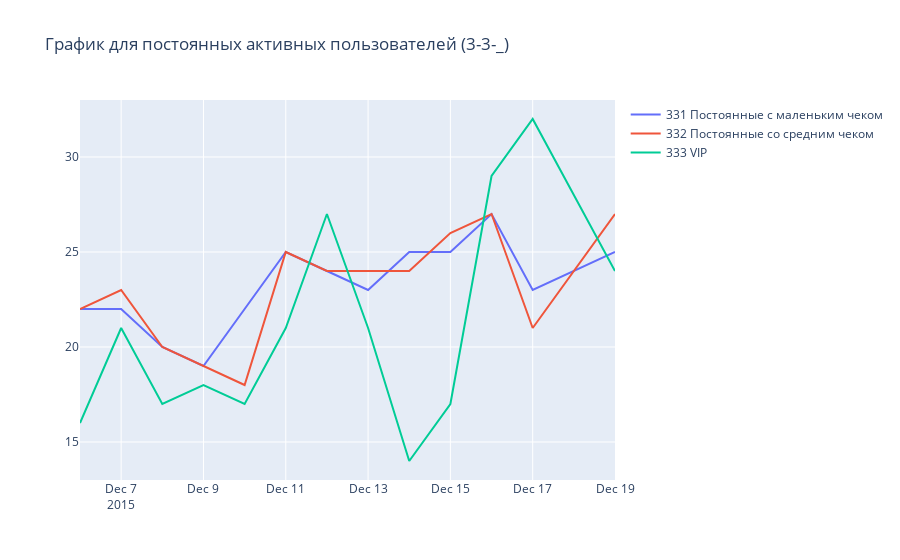

Notebook code cell kept with this figure:
### Code cell
import seaborn as sns
import plotly.graph_objs as go

fig = go.Figure()
fig.add_trace(go.Scatter(x=view2order_days.index, y=view2order_days['331 Постоянные с маленьким чеком'], 
                    mode='lines',
                    name='331 Постоянные с маленьким чеком'))
fig.add_trace(go.Scatter(x=view2order_days.index, y=view2order_days['332 Постоянные со средним чеком'],
                    mode='lines',
                    name='332 Постоянные со средним чеком'))
fig.add_trace(go.Scatter(x=view2order_days.index, y=view2order_days['333 VIP'],
                    mode='lines',
                    name='333 VIP'))
fig.update_layout(
    title_text="График для постоянных активных пользователей (3-3-_)"
)
fig.show()
print('331 order sample size:', orders_['331 Постоянные с маленьким чеком'].sum())
print('332 order sample size:', orders_['332 Постоянные со средним чеком'].sum())
print('333 order sample size:', orders_['333 VIP'].sum())

### Figure 1 — Plotly figure (JSON) as saved in the notebook; plotly's stock layout.template omitted (floating-point values rounded to 4 significant figures)
{"data": [{"mode": "lines", "name": "331 Постоянные с маленьким чеком", "type": "scatter", "x": ["2015-12-06", "2015-12-07", "2015-12-08", "2015-12-09", "2015-12-10", "2015-12-11", "2015-12-12", "2015-12-13", "2015-12-14", "2015-12-15", "2015-12-16", "2015-12-17", "2015-12-19"], "y": [22, 22, 20, 19, 22, 25, 24, 23, 25, 25, 27, 23, 25]}, {"mode": "lines", "name": "332 Постоянные со средним чеком", "type": "scatter", "x": ["2015-12-06", "2015-12-07", "2015-12-08", "2015-12-09", "2015-12-10", "2015-12-11", "2015-12-12", "2015-12-13", "2015-12-14", "2015-12-15", "2015-12-16", "2015-12-17", "2015-12-19"], "y": [22, 23, 20, 19, 18, 25, 24, 24, 24, 26, 27, 21, 27]}, {"mode": "lines", "name": "333 VIP", "type": "scatter", "x": ["2015-12-06", "2015-12-07", "2015-12-08", "2015-12-09", "2015-12-10", "2015-12-11", "2015-12-12", "2015-12-13", "2015-12-14", "2015-12-15", "2015-12-16", "2015-12-17", "2015-12-19"], "y": [16, 21, 17, 18, 17, 21, 27, 21, 14, 17, 29, 32, 24]}], "layout": {"title": {"text": "График для постоянных активных пользователей (3-3-_)"}}}
